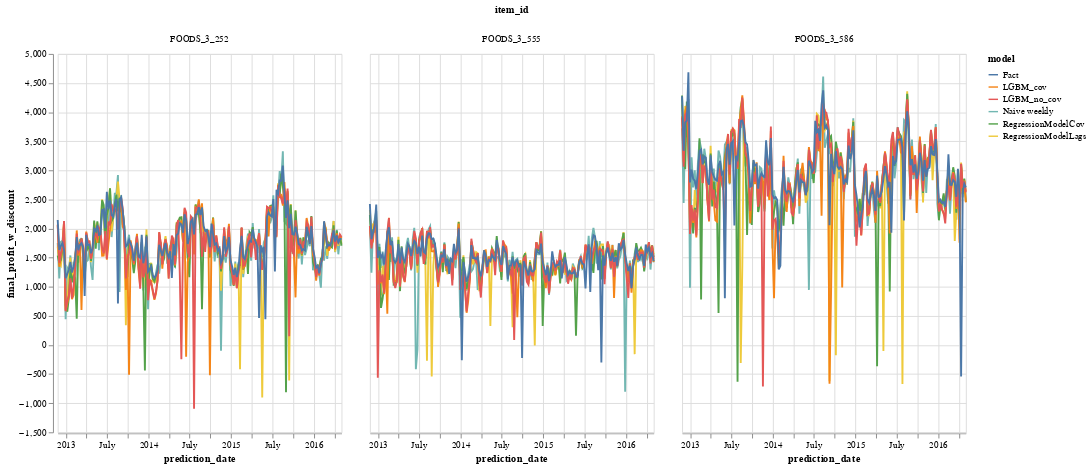

Notebook code cell kept with this figure:
### Code cell
#cumsum for this model

alt.data_transformers.disable_max_rows()

alt.Chart(result_df.reset_index()).mark_line().encode(
    x='prediction_date:T',
    y=alt.Y('final_profit_w_discount:Q',scale=alt.Scale(zero=True)),
    color=alt.Color('model:N'),
    #row='model:N',
    column='item_id:N'
).properties(width=300, height=400)#.interactive()

### Figure 1 — Vega-Lite specification as saved in the notebook (floating-point values rounded to 4 significant figures; data arrays with more than 128 entries replaced by an {"elided": "..."} marker saying what was removed)
{"config": {"view": {"continuousWidth": 400, "continuousHeight": 300}}, "data": {"name": "data-c3f1e5d5718fd9d1c42d083b9b1bc0bc"}, "mark": "line", "encoding": {"color": {"type": "nominal", "field": "model"}, "column": {"type": "nominal", "field": "item_id"}, "x": {"type": "temporal", "field": "prediction_date"}, "y": {"type": "quantitative", "field": "final_profit_w_discount", "scale": {"zero": true}}}, "height": 400, "width": 300, "$schema": "https://vega.github.io/schema/vega-lite/v4.8.1.json", "datasets": {"data-c3f1e5d5718fd9d1c42d083b9b1bc0bc": {"elided": "3240 records"}}}
